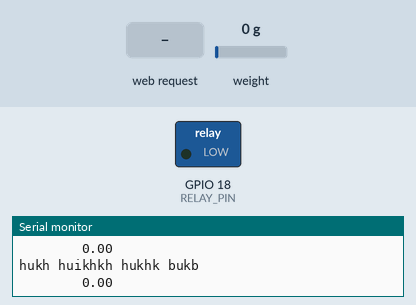
A sketch run on a simulated ESP32. On the bench: switched loads named in the sketch (green lamp = pin HIGH), the last lines printed to the serial monitor. The inputs (shaded band) are chosen by the test bench; at power-on: weight on the scale 0 g.

Above: at 2.2 s.
2.3 s: HTTP request GET /post?product=sanaa received
At 3.2 s:
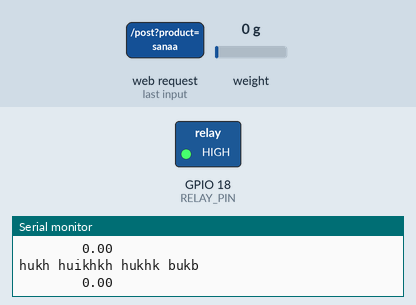
4.9 s: HTTP request GET /post?product=kinza received
At 6.8 s:
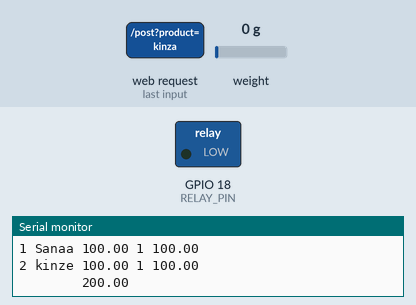
7.5 s: HTTP request GET /post?product=haniah received
At 8.4 s:
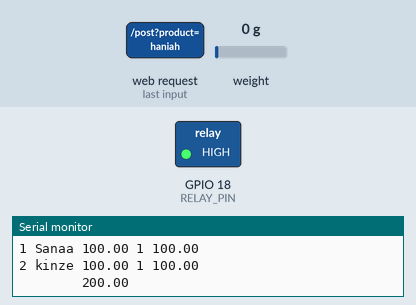
Timing chart, 0 to 10.5 s (numbered marks = the images above; inputs shaded):
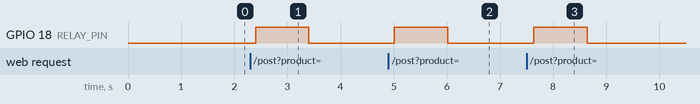

Measured:
- after the input at 2.3 s, GPIO 18 (RELAY_PIN): LOW → HIGH after 0.10 s, → LOW 1.0 s later
- after the input at 4.9 s, GPIO 18 (RELAY_PIN): LOW → HIGH after 0.11 s, → LOW 1.0 s later
- after the input at 7.5 s, GPIO 18 (RELAY_PIN): LOW → HIGH after 0.14 s, → LOW 1.0 s later

The sketch:

esp32_6.ino
```cpp
//http://192.168.4.1/
// fateh
#include <WiFi.h>
#include <WebServer.h>
#include <math.h>

#include "HX711.h"

#define HX711_DT  4
#define HX711_SCK 5
#define RELAY_PIN 18

HX711 scale;
int scale_factor=376.4;

const char* ssid = "ESP32_CASHIER";
const char* password = "12345678";

WebServer server(80);

/////
struct product_info{
  char product_name[16];
  float unit_price = 0;
  int qty = 0;
  float cost;
}sanaa,kinze,sun_top,marry,haniah;

struct List{
  int numOfProduct;
  struct product_info* things[5];
  float total;
};

int product_counter=0;

int last_qty_sanaa;
int last_qty_kinza;
int last_qty_sun_top ;
int last_qty_marry ;
int last_qty_haniah ;
bool sessionON;

////////////

// ===== إعدادات =====
int time_on_motor = 1000;      // زمن تشغيل الموتور

// ===== الحالة التي ستظهر في الواجهة =====
String last_product = "-";
float expected_weight2;
float current_weight2  = 0;
const float rang = 100; // سماحية
int last_qty = 0;
int last_price = 0;

String last_result  = "waiting";   // waiting / correct / not_correct / non_or_other / unknown

// ===== قراءة الوزن (مؤقت) =====
void read_weight_current2() {
  if (scale.is_ready()) {
    current_weight2 = scale.get_units(10); // متوسط 5 قراءات
    Serial.print("Weight: ");
    Serial.print(current_weight2,2);
    Serial.println(" g");
  } else {
    Serial.println("HX711 not ready");
  }
}

void turn_on_motor() {
  digitalWrite(RELAY_PIN, HIGH);
  delay(time_on_motor);
  digitalWrite(RELAY_PIN, LOW);
}

void weight_check_and_update_result2() {
  read_weight_current2();
  if ((abs(current_weight2 - expected_weight2) <= rang) || (abs(current_weight2 - expected_weight2) >= rang) ) {
    last_result = "correct";
  } else {
    last_result = "not_correct";
  }
}
bool weight_check_and_update_result() {
  // delay(400);                 // وقت استقرار بسيط
  //read_weight_current();      // قراءة أولى
  //delay(200);
  //read_weight_current();      // قراءة ثانية

last_result="correct";
return true;

}

////////////////
struct List current_list(){
  struct List list = {0};
  if(last_qty_sanaa>0){
    strcpy( sanaa.product_name, "Sanaa") ;
    sanaa.unit_price=100;
    sanaa.qty=last_qty_sanaa;
    sanaa.cost=100*last_qty_sanaa;
    list.numOfProduct +=1;
    list.things[(list.numOfProduct -1)] = &sanaa;
  }
    if(last_qty_kinza>0){
    strcpy( kinze.product_name, "kinze") ;
    kinze.unit_price=100;
    kinze.qty=last_qty_kinza;
    kinze.cost=100*last_qty_kinza;
    list.numOfProduct +=1;
    list.things[(list.numOfProduct -1)] = &kinze;
  }
    if(last_qty_sun_top>0){
    strcpy( sun_top.product_name, "sun_top") ;
    sun_top.unit_price=100;
    sun_top.qty=last_qty_sun_top;
    sun_top.cost=100*last_qty_sun_top;
    list.numOfProduct +=1;
    list.things[(list.numOfProduct -1)] = &sun_top;
  }
    if(last_qty_haniah>0){
    strcpy( haniah.product_name, "haniah") ;
    haniah.unit_price=100;
    haniah.qty=last_qty_haniah;
    haniah.cost=100*last_qty_haniah;
    list.numOfProduct +=1;
    list.things[(list.numOfProduct -1)] = &haniah;
  }
    if(last_qty_marry>0){
    strcpy( marry.product_name, "marry") ;
    marry.unit_price=100;
    marry.qty=last_qty_marry;
    marry.cost=100*last_qty_marry;
    list.numOfProduct +=1;
    list.things[(list.numOfProduct -1)] = &marry;
  }
  for(int i=0; i<list.numOfProduct;i++){
    list.total += list.things[i]->cost;
  }
  return list;
}

void display(struct List myList){
  Serial.println("hukh huikhkh hukhk bukb");

  for(int i=0;i< myList.numOfProduct; i++ ){
    Serial.print(i+1);
    Serial.print(' ');
    Serial.print(myList.things[i]->product_name);
    Serial.print(' ');
    Serial.print(myList.things[i]->unit_price);
    Serial.print(' ');
    Serial.print(myList.things[i]->qty);
    Serial.print(' ');
    Serial.print(myList.things[i]->cost);
    Serial.println();
  }
    Serial.print("        ");
    Serial.println(myList.total);

}
///////////////

// ===== صفحة الويب HTML =====

// 1) الصفحة الرئيسية
// void handleRoot() {
//   server.send(200, "text/html", MAIN_page);
// }

// 2) حالة النظام للواجهة (JSON)
// void handleStatus() {
//   String json = "{";
//   json += "\"product\":\"" + last_product + "\",";
//   json += "\"expected_weight\":" + String(expected_weight) + ",";
//   json += "\"current_weight\":" + String(current_weight) + ",";
//   json += "\"result\":\"" + last_result + "\"";
//   json += "}";
//   server.send(200, "application/json", json);
// }

// 3) استقبال المنتج من بايثون: /post?product=sanaa
void handlePost() {
  if (!server.hasArg("product")) {
    server.send(400, "text/plain", "Missing product");
    return;
  }
  if(!sessionON){
    sessionON=true;
  }
  String product = server.arg("product");
  product.trim();
  product.toLowerCase();

  last_product = product;
  last_result = "processing";
  int type=0;
  // تحديد الوزن المتوقع
  if (product == "sanaa"){
    type=1;
    // last_price = 100;
    expected_weight2 = 500;
  } else if (product == "kinza"){
    type=2;
    // last_price = 200;
    expected_weight2 = 330;
  }else if (product == "sun top"){
    type=3;
    // last_price = 200;
    expected_weight2 = 180;
  }else if (product == "haniah"){
    type=4;
    // last_price = 150;
    expected_weight2 = 250;
  }else if (product == "marry"){
    type=5;
    // last_price = 300;
    expected_weight2 = 210;
  } else {
    expected_weight2 = 0;
    last_result = "unknown";
    server.send(200, "text/plain", last_result);
    return;
}

  turn_on_motor();
  if(weight_check_and_update_result()){
    Serial.println("type");
        Serial.print(type);

    switch(type){
    case 1:
    last_qty_sanaa+=1;
    break;
    case 2:
    last_qty_kinza+=1;
    break;

    case 3:
    last_qty_sun_top+=1;
    break;

    case 4:
    last_qty_haniah+=1;
    break;

    case 5:
    last_qty_marry+=1;
    break;


    }
  }


  // رد لبايثون
  server.send(200, "text/plain", last_result);

  // تشخيص
  Serial.print("Product: "); Serial.print(last_product);
  Serial.print(" expected: "); Serial.print(expected_weight2);
  Serial.print(" current: "); Serial.print(current_weight2);
  Serial.print(" result: "); Serial.println(last_result);
}

void setup() {
  Serial.begin(115200);

  pinMode(RELAY_PIN, OUTPUT);
  digitalWrite(RELAY_PIN, LOW);

  scale.begin(HX711_DT, HX711_SCK);

   while (!scale.is_ready()) {
    Serial.println("HX711 not found / not ready...");
    delay(500);
  }
    Serial.println("HX711 ready.");

  scale.set_scale(scale_factor);  // قيمة مبدئية
  scale.tare();


  WiFi.softAP(ssid, password);
  Serial.print("AP IP: ");
  Serial.println(WiFi.softAPIP()); // غالباً 192.168.4.1

  // server.on("/", handleRoot);
  // server.on("/status", handleStatus);
  server.on("/post", handlePost);

  server.begin();
}

void loop() {
server.handleClient();
// struct List loopList= current_list();

if(weight_check_and_update_result()){
  display(current_list());
  delay(200);
}
// read_weight_current();
// delay(2000);
}
```
